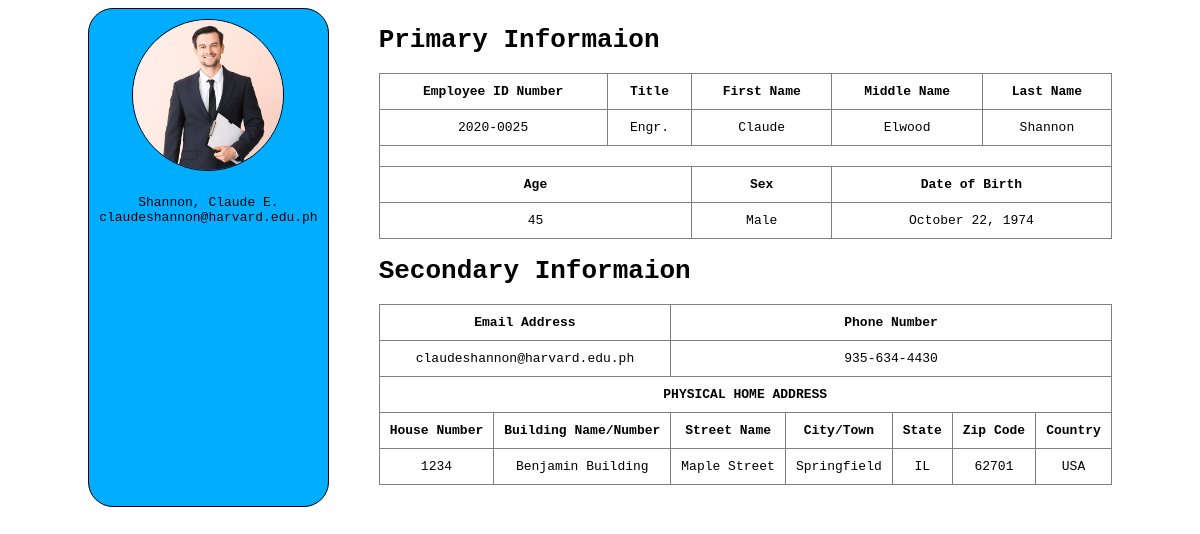
Page /information.php?ID=1 on the committed database.
### tables this page shows
CREATE TABLE `information` (
  `id` int(11) NOT NULL,
  `employee_id` varchar(50) NOT NULL,
  `picture` varchar(100) NOT NULL,
  `title` varchar(100) NOT NULL,
  `fname` varchar(100) NOT NULL,
  `mname` varchar(100) NOT NULL,
  `lname` varchar(100) NOT NULL,
  `age` int(11) NOT NULL,
  `sex` varchar(50) NOT NULL,
  `dob` varchar(100) NOT NULL,
  `email_address` varchar(100) NOT NULL,
  `phone_number` varchar(50) NOT NULL,
  `house_number` varchar(50) NOT NULL,
  `building_name` varchar(100) NOT NULL,
  `street_name` varchar(100) NOT NULL,
  `city_town` varchar(100) NOT NULL,
  `state` varchar(100) NOT NULL,
  `zip_code` varchar(50) NOT NULL,
  `country` varchar(100) NOT NULL
);

### information.php (the view, shortened to what this page needs)
<?php
    include 'connect.php';
    $id = $_GET['ID'];
    $query = mysqli_query($con, "SELECT * FROM information where id='$id'");
    while ($row = mysqli_fetch_assoc($query)){
        $middleInitial = $row['mname'];
        $index = 0;
?>
<!DOCTYPE html>
<html lang="en">
<head>
</head>
<body>
    <div class="container">
        <div class="left">
            <div class="box">
                <div class="top"><img src="images/<?php echo $row['picture']; ?>.png"></div>
                <div class="bottom">
                    <p>
                        <?php echo $row['lname']. ", ";?>
                        <?php echo $row['fname']. " ";?>
                        <?php
                            if (isset($middleInitial[$index])){
                                echo ucfirst($middleInitial[$index]). ".";
                            }
                        ?>
                    </p>
                    <p><?php echo $row['email_address'];?></p>
                </div>
            </div>
        </div>
        <div class="right">
            <h1>Primary Informaion</h1>
            <table border=1>
                <tr>
                    <th>Employee ID Number</th>
                    <th>Title</th>
                    <th>First Name</th>
                    <th>Middle Name</th>
                    <th>Last Name</th>
                </tr>
                    <tr>
                        <td><?php echo $row['employee_id']; ?></td>
                        <td><?php echo $row['title']; ?></td>
                        <td><?php echo $row['fname']; ?></td>
                        <td><?php echo $row['mname']; ?></td>
                        <td><?php echo $row['lname']; ?></td>
                    </tr>
                <tr>
                    <td colspan="5"></td>
                </tr>
                <tr>
                    <th colspan="2">Age</th>
                    <th colspan="1">Sex</th>
                    <th colspan="2">Date of Birth</th>
                </tr>
                    <tr>
                        <td colspan="2"><?php echo $row['age']; ?></td>
                        <td colspan="1"><?php echo $row['sex']; ?></td>
                        <td colspan="2"><?php echo $row['dob']; ?></td>
                    </tr>
            </table>
            <h1>Secondary Informaion</h1>
            <table border=1>
                <tr>
                    <th colspan="2">Email Address</th>
                    <th colspan="5">Phone Number</th>
                </tr>
                    <tr>
                        <td colspan="2"><?php echo $row['email_address']; ?></td>
                        <td colspan="5"><?php echo $row['phone_number']; ?></td>
                    </tr>
                <tr><th colspan="7">PHYSICAL HOME ADDRESS</th></tr>
                <tr>
                    <th>House Number</th>
                    <th>Building Name/Number</th>
                    <th>Street Name</th>
                    <th>City/Town</th>
                    <th>State</th>
                    <th>Zip Code</th>
                    <th>Country</th>
                </tr>
                    <tr>
                        <td><?php echo $row['house_number']; ?></td>
                        <td><?php echo $row['building_name']; ?></td>
                        <td><?php echo $row['street_name']; ?></td>
                        <td><?php echo $row['city_town']; ?></td>
                        <td><?php echo $row['state']; ?></td>
                        <td><?php echo $row['zip_code']; ?></td>
                        <td><?php echo $row['country']; ?></td>
                    </tr>
                <?php
                    }
                ?>
            </table>
        </div>
    </div>
</body>
</html>

### information.php (style rules this page uses)
* { font-family: monospace; }
table { border-collapse: collapse; width: 100%; }
table * { text-align: center; padding: 10px; }
.box { background: #00adff; height: 100%; padding: 10px; border: 1px solid #000; border-radius: 25px; display: flex; justify-items: center; flex-direction: column; align-items: center; gap: 20px; }
.left p { margin: 0; text-align: center; }
img { width: 150px; border-radius: 50%; border: 1px solid #000; }
.container { display: flex; justify-content: center; width: 100%; height: 100%; gap: 50px; }

### rows in the picture
information: lname "Shannon", fname "Claude", mname "E", email_address "claudeshannon@harvard.edu.ph", employee "2020-0025", title "Engr.", mname "Elwood", age "45", sex "Male", dob "October 22, 1974", phone_number "935-634-4430", house_number "1234", building_name "Benjamin Building", street_name "Maple Street", city_town "Springfield", state "IL", zip_code "62701", country "USA"
